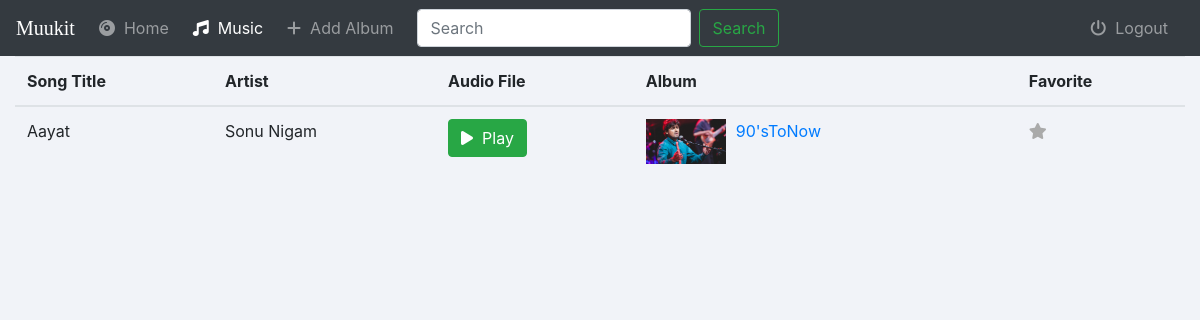
Screenshot of /music/songs/all/ (signed in) with the database file from the repository.
### music/models.py (models this page shows, shortened)
class Song(models.Model):
    album       = models.ForeignKey(Album, on_delete=models.CASCADE)
    audio_file  = models.FileField(upload_to='music/songs')
    song_title  = models.CharField(max_length=250)
    is_favorite = models.BooleanField(default=False)

class Album(models.Model):
    user = models.ForeignKey(User,models.SET_NULL,blank=True,null=True)
    artist = models.CharField(max_length=250)
    album_title = models.CharField(max_length=500)
    genre = models.CharField(max_length=100)
    album_logo = models.FileField(upload_to='music/images')
    is_favorite = models.BooleanField(default=False)

### music/views.py (the view)
# urls.py: path('songs/<userpreference>/',views.Songs,name='songs'),
@login_required(login_url='music:login')
def Songs(request,userpreference):
     albums = Album.objects.filter(user=request.user)
     songList = []
     if(userpreference == 'favorite'):
         for album in albums:
            for song in album.song_set.all():
                if(song.is_favorite):
                    songList.append(song)
     else:
        for album in albums:
            for song in album.song_set.all():
                songList.append(song)
     return render(request,'music/songs.html',{'songList':songList,'songPage':True})

### music/templates/music/songs.html (shortened to what this page needs)
{% extends 'music/basic.html' %}
{% block body%}
{% if msg %}
<div class="container jumbotron mt-4">
   <h2>Your Collection Doesn't Match For "{{search}}"</h2>
   <ul class="list-group mt-4">
  <li class="list-group-item">Try Alternate Words</li>
  <li class="list-group-item">Check Your Spelling</li>
  <li class="list-group-item">Use More Generic Words</li>
  </ul>
</div>
{% else %}
<div class="container-fluid songs-container">
    <div class="row">
        <div class="col-sm-12">
            <div class="panel panel-default">
                <div class="panel-body">
                    <table class="table">
                        <thead>
                            <tr>
                                <th>Song Title</th>
                                <th>Artist</th>
                                <th>Audio File</th>
                                <th>Album</th>
                                <th>Favorite</th>
                            </tr>
                        </thead>
                        <tbody>
                            {% for song in songList %}
                            <tr>
                                <td>{{ song.song_title }}</td>
                                <td>{{ song.album.artist }}</td>
                                <td scope="col"><button class="btn btn-success"><i class="fas fa-play"></i>&nbsp; Play</button></td>
                                 <td>
                                        <a href="{% url 'music:detail' song.album.id %}">
                                            <img src="{{ song.album.album_logo.url }}" class="img-responsive" style="width: 80px; float: left; margin-right: 10px;" />
                                        </a>
                                        <a href="{% url 'music:detail' song.album.id %}">{{ song.album.album_title }}</a>
                                </td>
                                            <td scope="col"><a href="{% url 'music:favorite' song.album.id song.song_title 'songs' %}"><i class="fas fa-star {% if song.is_favorite %}active{% endif %}"></i></a></td>
                            </tr>
                            {% endfor %}
                        </tbody>
                    </table>
                </div>
            </div>
        </div>
    </div>
</div>
{% endif %}
{% endblock %}

### music/static/music/css/styles.css (style rules this page uses)
html,body { background:#f1f3f8; }
.fa-star { color: #aaaaaa; }

### rows the page displays
Song: song_title "Aayat", album.artist "Sonu Nigam", album.album_logo (picture), album.album_title "90'sToNow", is_favorite False (drawn)
